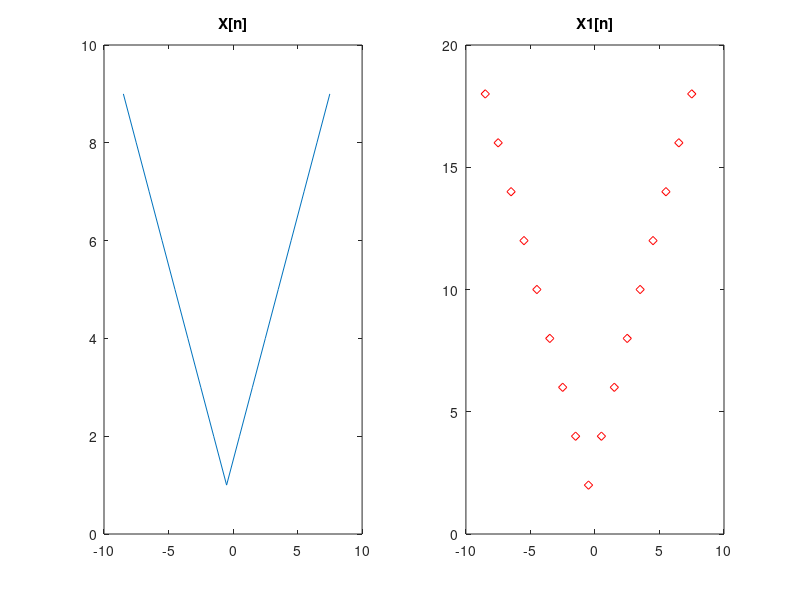

The MATLAB source for this figure:
clc;
x = [9 8 7 6 5 4 3 2 1 2 3 4 5 6 7 8 9];
x1 = x.*2;
t = [-8.5:7.5];
subplot(121);
plot(t,x);title("X[n]");
subplot(122);
plot(t,x1,'diamondr');title("X1[n]");
